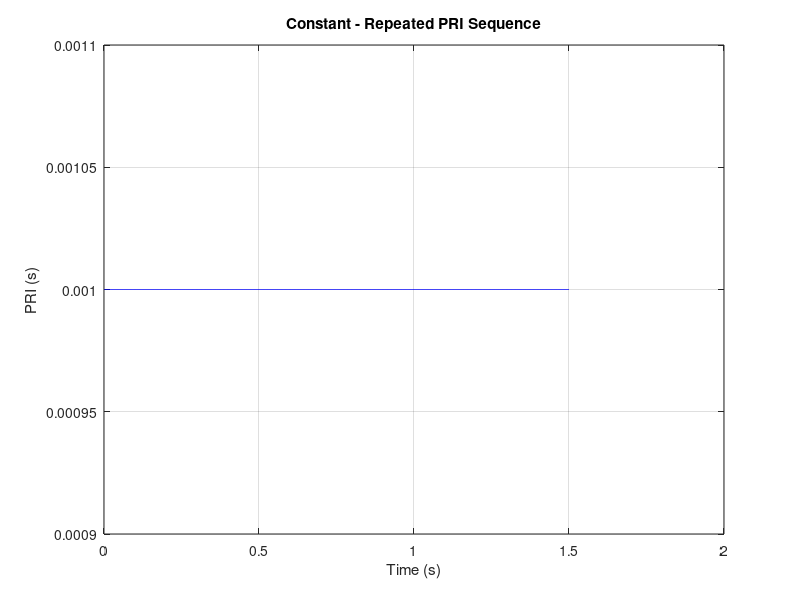
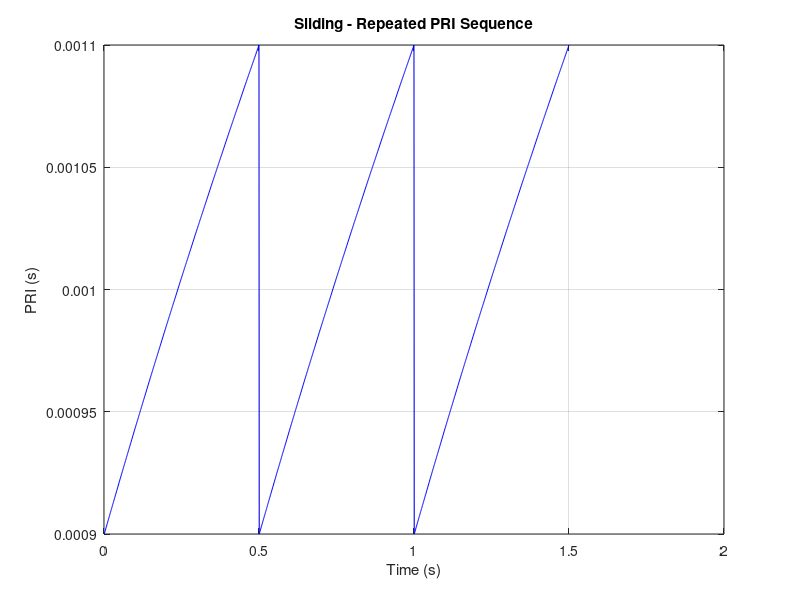
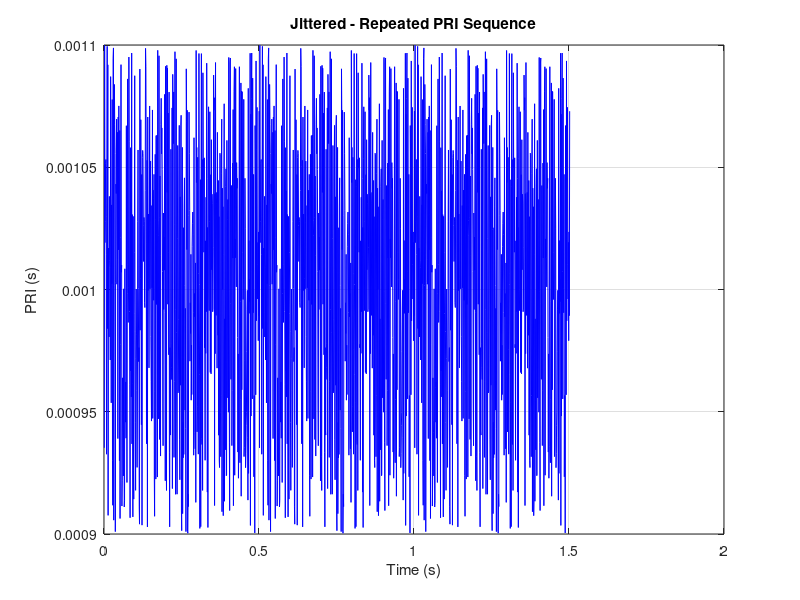
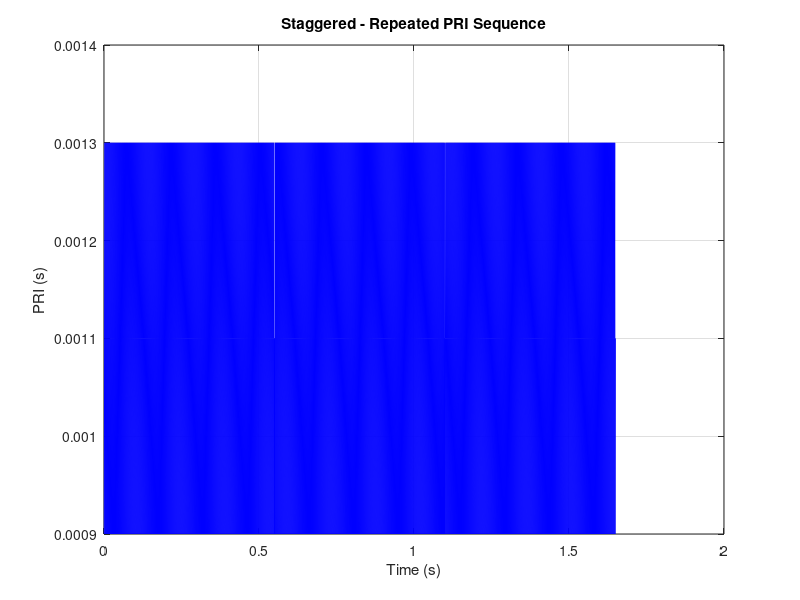

Recreate these plots in MATLAB, in order.
%% PRI Modulation Recognition and Parameter Estimation
%
% Dr. Emrah Onat
% 17.08.2025

clear; clc; close all;

% Parameters
N = 500;                  % Number of pulses per repeat
repeats = 3;              % Repeat pattern multiple times
modulations = {'Constant', 'Sliding', 'Jittered', 'Staggered', 'Wobulated', 'DwellSwitch'};
t = 1:N;

% Loop over each PRI pattern
for i = 1:length(modulations)
    modulation_type = modulations{i};
    
    % Generate base PRI
    switch modulation_type
        case 'Constant'
            PRI_base = ones(1, N) * 1e-3;
            
        case 'Sliding'
            PRI_base = linspace(0.9e-3, 1.1e-3, N);
            
        case 'Jittered'
            PRI_base = 1e-3 + (rand(1, N) - 0.5) * 0.2e-3;
            
        case 'Staggered'
            base = [0.9e-3, 1.1e-3, 1.3e-3];
            PRI_base = base(mod(0:N-1, numel(base)) + 1);
            
        case 'Wobulated'
            PRI_base = 1e-3 + 0.1e-3 * sin(2 * pi * 0.01 * t);
        
        case 'DwellSwitch'
            dwell_len = 50;
            values = [0.9e-3, 1.1e-3, 1.3e-3];
            PRI_base = zeros(1, N);
            for k = 1:N
                blk = floor((k-1)/dwell_len);
                PRI_base(k) = values(mod(blk, numel(values)) + 1);
            end
    end

    % Repeat PRI pattern
    PRI = repmat(PRI_base, 1, repeats);
    pulse_times = cumsum(PRI);
    total_len = length(PRI);

    % Plot repeated PRI sequence
    figure(2*i - 1);
    plot(pulse_times, PRI, 'b');
    xlabel('Time (s)');
    ylabel('PRI (s)');
    title([modulation_type ' - Repeated PRI Sequence']);
    grid on;

end
